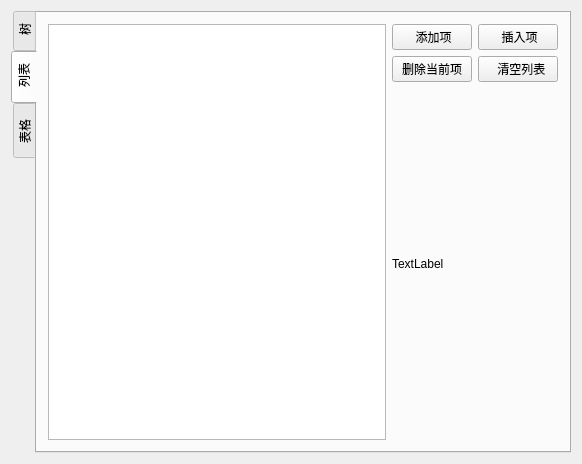
<?xml version="1.0" encoding="UTF-8"?>
<ui version="4.0">
 <class>Widget</class>
 <widget class="QWidget" name="Widget">
  <property name="geometry">
   <rect>
    <x>0</x>
    <y>0</y>
    <width>582</width>
    <height>464</height>
   </rect>
  </property>
  <property name="windowTitle">
   <string>Widget</string>
  </property>
  <layout class="QVBoxLayout" name="verticalLayout">
   <item>
    <widget class="QTabWidget" name="tabWidget">
     <property name="tabPosition">
      <enum>QTabWidget::West</enum>
     </property>
     <property name="tabShape">
      <enum>QTabWidget::Rounded</enum>
     </property>
     <property name="currentIndex">
      <number>1</number>
     </property>
     <property name="elideMode">
      <enum>Qt::ElideNone</enum>
     </property>
     <widget class="QWidget" name="tabTree">
      <attribute name="title">
       <string> 树</string>
      </attribute>
      <layout class="QVBoxLayout" name="verticalLayout_3">
       <item>
        <layout class="QVBoxLayout" name="verticalLayout_2">
         <item>
          <widget class="QTreeView" name="treeView"/>
         </item>
         <item>
          <layout class="QHBoxLayout" name="horizontalLayout_2">
           <item>
            <widget class="QLabel" name="labelName">
             <property name="text">
              <string>TextLabel</string>
             </property>
            </widget>
           </item>
           <item>
            <spacer name="horizontalSpacer_2">
             <property name="orientation">
              <enum>Qt::Horizontal</enum>
             </property>
             <property name="sizeHint" stdset="0">
              <size>
               <width>40</width>
               <height>20</height>
              </size>
             </property>
            </spacer>
           </item>
           <item>
            <widget class="QLabel" name="labelSize">
             <property name="text">
              <string>TextLabel</string>
             </property>
            </widget>
           </item>
           <item>
            <spacer name="horizontalSpacer_3">
             <property name="orientation">
              <enum>Qt::Horizontal</enum>
             </property>
             <property name="sizeHint" stdset="0">
              <size>
               <width>40</width>
               <height>20</height>
              </size>
             </property>
            </spacer>
           </item>
           <item>
            <widget class="QLabel" name="labelType">
             <property name="text">
              <string>TextLabel</string>
             </property>
            </widget>
           </item>
           <item>
            <spacer name="horizontalSpacer_4">
             <property name="orientation">
              <enum>Qt::Horizontal</enum>
             </property>
             <property name="sizeHint" stdset="0">
              <size>
               <width>40</width>
               <height>20</height>
              </size>
             </property>
            </spacer>
           </item>
           <item>
            <widget class="QCheckBox" name="checkBoxIsDir">
             <property name="text">
              <string>节点是目录</string>
             </property>
            </widget>
           </item>
          </layout>
         </item>
         <item>
          <layout class="QHBoxLayout" name="horizontalLayout_3">
           <item>
            <widget class="QLabel" name="labelPath">
             <property name="text">
              <string>TextLabel</string>
             </property>
            </widget>
           </item>
           <item>
            <spacer name="horizontalSpacer">
             <property name="orientation">
              <enum>Qt::Horizontal</enum>
             </property>
             <property name="sizeHint" stdset="0">
              <size>
               <width>40</width>
               <height>20</height>
              </size>
             </property>
            </spacer>
           </item>
          </layout>
         </item>
        </layout>
       </item>
      </layout>
     </widget>
     <widget class="QWidget" name="tabList">
      <attribute name="title">
       <string> 列表</string>
      </attribute>
      <layout class="QHBoxLayout" name="horizontalLayout">
       <item>
        <widget class="QListView" name="listView"/>
       </item>
       <item>
        <layout class="QGridLayout" name="gridLayout">
         <item row="0" column="0">
          <widget class="QPushButton" name="pushButtonAppendListItem">
           <property name="text">
            <string> 添加项</string>
           </property>
          </widget>
         </item>
         <item row="0" column="1">
          <widget class="QPushButton" name="pushButtonInsertListItem">
           <property name="text">
            <string> 插入项</string>
           </property>
          </widget>
         </item>
         <item row="1" column="0">
          <widget class="QPushButton" name="pushButtonDeleteListCurItem">
           <property name="text">
            <string>删除当前项</string>
           </property>
          </widget>
         </item>
         <item row="1" column="1">
          <widget class="QPushButton" name="pushButtonClearAllItem">
           <property name="text">
            <string>  清空列表</string>
           </property>
          </widget>
         </item>
         <item row="2" column="0">
          <widget class="QLabel" name="labelListContent">
           <property name="text">
            <string>TextLabel</string>
           </property>
          </widget>
         </item>
        </layout>
       </item>
      </layout>
     </widget>
     <widget class="QWidget" name="tabTable">
      <attribute name="title">
       <string> 表格 </string>
      </attribute>
     </widget>
    </widget>
   </item>
  </layout>
 </widget>
 <layoutdefault spacing="6" margin="11"/>
 <resources/>
 <connections/>
</ui>
